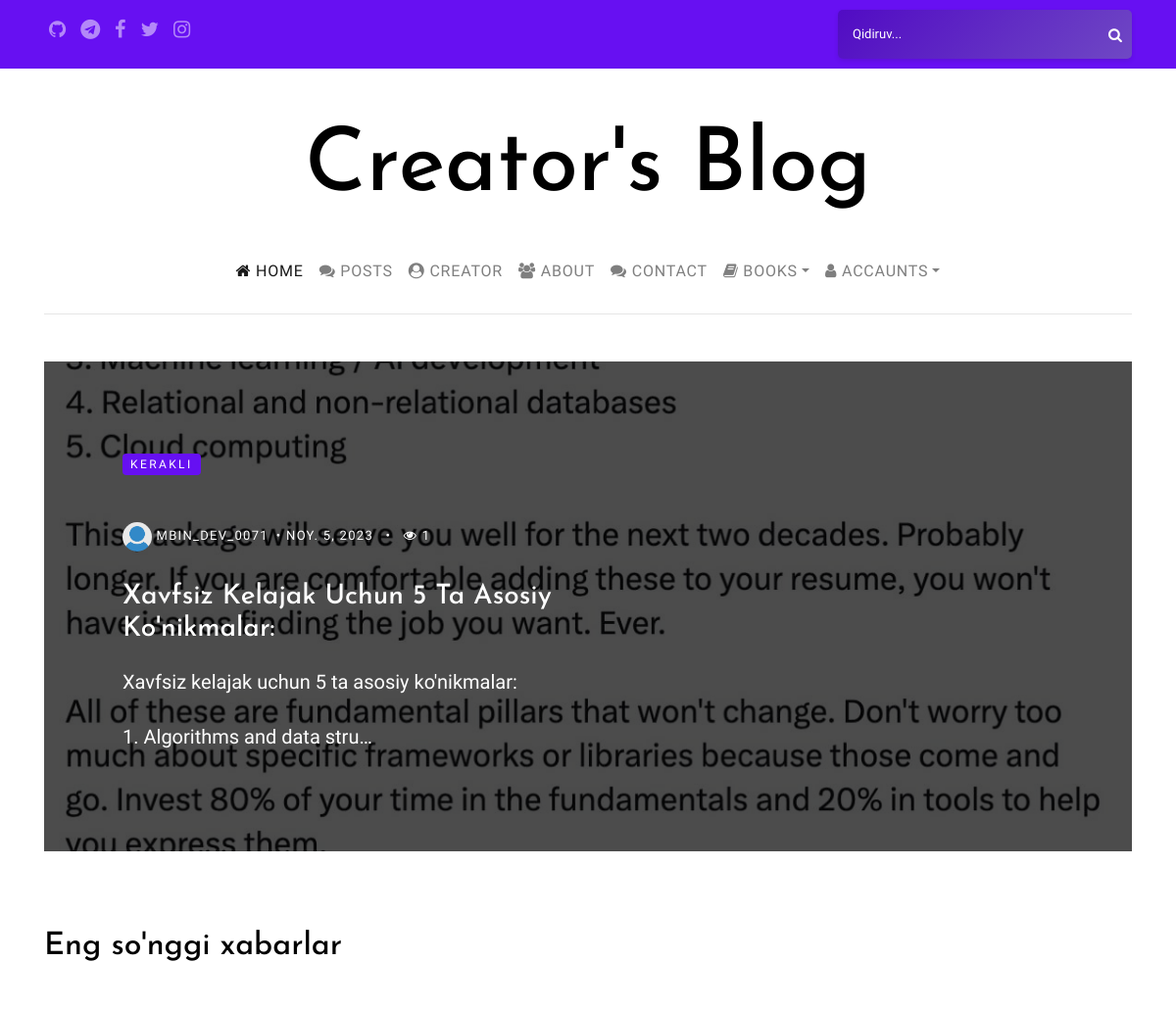
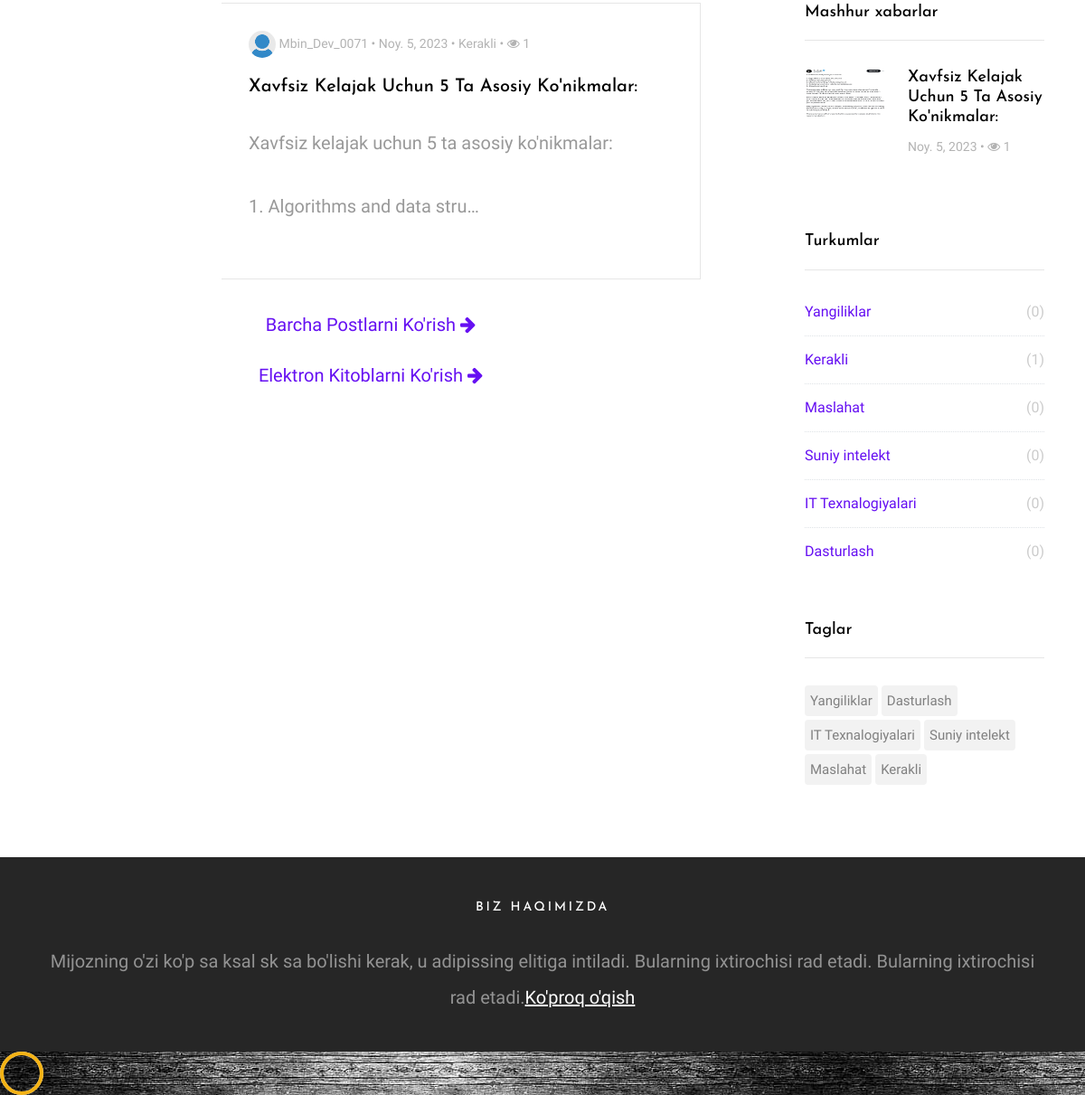
The page / on the database its author committed (2 pictures, top to bottom).
### posts/models.py (models this page shows, shortened)
class Post(models.Model):
    author = models.ForeignKey(settings.AUTH_USER_MODEL, on_delete=models.CASCADE)
    category = models.ForeignKey(Category, on_delete=models.CASCADE)
    tags = models.ManyToManyField(Tag, blank=True, verbose_name='Yorliqlar')
    views = models.ManyToManyField(HitCount, related_name='post_views', blank=True)
    title = models.CharField(max_length=75, verbose_name='Sarlavha')
    slug = models.SlugField(unique=True, help_text='Bu joyni qo`lda o`zgartirmaslik tavsiya etiladi.')
    image = models.ImageField(upload_to='posts/%Y/%m/%d/', verbose_name='Rasm')
    content = RichTextField(verbose_name='Tarkib')
    created = models.DateTimeField(auto_now_add=True, verbose_name='Yaratilgan sana')
    available = models.BooleanField(default=True, verbose_name='Faol passiv')
    def getHitCount(self):
        return self.views.count()
    class Meta:
        ordering = ['-created']

class Category(models.Model):
    name = models.CharField(max_length=50, verbose_name='Kategoriya nomi')
    slug = models.SlugField(unique=True, help_text="Bu joyni qo'lda o'zgartirmaslik tavsiya etiladi.")
    def __str__(self):
        return self.name

class Tag(models.Model):
    name = models.CharField(max_length=50, verbose_name='Yorliq nomi')
    slug = models.SlugField(unique=True, help_text="Bu joyni qo'lda o'zgartirmaslik tavsiya etiladi.")
    def __str__(self):
        return self.name

### users/models.py (models this page shows, shortened)
class UserDetail(models.Model):
    user = models.OneToOneField(User, on_delete=models.CASCADE)
    title = models.CharField(blank=True, null=True, max_length=50, verbose_name='Ünvan')
    description = models.CharField(blank=True, null=True, max_length=250, verbose_name='Açıklama')
    image = models.ImageField(blank=True, null=True, upload_to='users/', default='def_user.png', verbose_name='Görsel')

### pages/views.py (the view)
# urls.py: path('', views.LatestPostListView.as_view(), name='index'),
class LatestPostListView(ListView):
    model = Post
    template_name = 'index.html'
    context_object_name = 'latestposts'
    queryset = Post.objects.filter(available=True).order_by('-created')[:6]  # Get last 6 posts
    def get_context_data(self, **kwargs):
        context = super().get_context_data(**kwargs)
        post_count = Post.objects.filter(available=True).count()
        if post_count >= 3:
            items = list(Post.objects.filter(available=True))
            random_items = random.sample(items, 3)
            context['randomposts'] = random_items
        else:
            context['randomposts'] = Post.objects.filter(available=True)
        context['popularposts'] = Post.objects.filter(available=True).annotate(viewyek=Count('views')).order_by('-viewyek')[:3]  # Get popular 3 posts
        context['categories'] = Category.objects.all()
        context['tags'] = Tag.objects.all()
        return context

### templates/index.html (shortened to what this page needs)
{% extends 'partials/_base.html' %} {% load static %} {% block content %}
<section class="site-section pt-5 pb-5">
    <div class="container">
        <div class="row">
            <div class="col-md-12">
                <div class="owl-carousel owl-theme home-slider">
                    {% for randompost in randomposts %}
                    <div>
                        <a href="{% url 'posts:postDetail' randompost.category.slug randompost.id randompost.slug %}" class="a-block d-flex align-items-center height-lg" style="background-image: url({{ randompost.image.url }});">
                            <div class="text half-to-full">
                                <span class="category mb-5">{{ randompost.category.name }}</span>
                                <div class="post-meta">
                                    <span class="author mr-2"><img src="{{ randompost.author.userdetail.image.url }}" alt="Colorlib"> {{ randompost.author.username }}</span>&bullet;
                                    <span class="mr-2">{{ randompost.created | date }} </span> &bullet;
                                    <span class="ml-2"><span class="fa fa-eye"></span> {{ randompost.getHitCount }}</span>
                                </div>
                                <h3>{{ randompost.title | title }}</h3>
                                <p>{{ randompost.content | safe | linebreaks | truncatechars:100 }}</p>
                            </div>
                        </a>
                    </div>
                    {% endfor %}
                </div>
            </div>
        </div>
    </div>
</section>
<section class="site-section pt-0 pb-3">
    <div class="container">
        <div class="row mb-4">
            <div class="col-md-6">
                <h2 class="mb-4">Eng so'nggi xabarlar</h2>
            </div>
        </div>
        <div class="row blog-entries">
            <div class="col-md-12 col-lg-8 main-content">
                <div class="row mb-5">
                    <div class="col-md-12">
                        {% if latestposts %} {% for latestpost in latestposts %}
                        <div class="post-entry-horzontal ">
                            <a style="width: 100%" href="{% url 'posts:postDetail' latestpost.category.slug latestpost.id latestpost.slug %}">
                                <span class="text spanyek">
                                    <div class="post-meta ">
                                        <span class="author"><img src="{{ latestpost.author.userdetail.image.url }}" alt="Colorlib"> {{ latestpost.author.username | title }} &bullet; </span>
                                <span>{{ latestpost.created | date }} &bullet;</span>
                                <span class="catyek">{{ latestpost.category.name }} &bullet;</span>
                                <span><span class="fa fa-eye"></span> {{ latestpost.getHitCount }}</span>
                        </div>
                        <h2>{{ latestpost.title | title}}</h2>
                        <p class="mb-0">{{ latestpost.content|safe|linebreaks|truncatechars:100 }}</p>
                        </span>
                        </a>
                    </div>
                    {% endfor %} {% else %}
                    <div class="alert alert-primary" role="alert">
                        Ro'yxatga olinadigan maqola topilmadi!
                    </div>
                    {% endif %}
                    <div class="row mb-3">
                        <div class="col-md-12 text-center text-capitalize" style="height:40px">
                            <a onmouseover='$(this).addClass("btn btn-sm btn-primary")' onmouseout='$(this).removeClass("btn btn-sm btn-primary")' href="{% url 'posts:posts' %}"> Barcha postlarni ko'rish <i class="fa fa-arrow-right"></i></a>
                        </div>
                    </div>
                    <div class="row mb-3">
                        <div class="col-md-12 text-center text-capitalize" style="height:40px">
                            <a onmouseover='$(this).addClass("btn btn-sm btn-primary")' onmouseout='$(this).removeClass("btn btn-sm btn-primary")' href="{% url 'blog-home' %}"> Elektron kitoblarni ko'rish <i class="fa fa-arrow-right"></i></a>
                        </div>
                    </div>
                </div>
            </div>
        </div>
        {% endblock %}

### templates/partials/_sidebar.html
{% load static %}
<div class="col-md-12 col-lg-4 sidebar">
    {% if popularposts %}
        <div class="sidebar-box">
            <h3 class="heading">Mashhur xabarlar</h3>
            <div class="post-entry-sidebar">
                <ul>
                    {% for popularpost in popularposts %}
                        <li>
                            <a href="{% url 'posts:postDetail' popularpost.category.slug popularpost.id popularpost.slug %}">
                                <img style="height: 55px" src="{{ popularpost.image.url }}" alt="popularpost img" class="mr-4">
                                <div class="text">
                                    <h4>{{ popularpost.title | title }}</h4>
                                    <div class="post-meta">
                                        <span>{{ popularpost.created | date }} &bullet;</span>
                                        <span><span class="fa fa-eye"></span> {{ popularpost.getHitCount }}</span>
                                    </div>
                                </div>
                            </a>
                        </li>
                    {% endfor %}
                </ul>
            </div>
        </div>
    {% endif %}
    {% if categories %}
        <div class="sidebar-box">
            <h3 class="heading">Turkumlar</h3>
            <ul class="categories">
                {% for category in categories %}
                    <li><a href="{% url 'posts:posts_by_category' category.slug %}">{{ category }} <span>({{ category.post_set.count }})</span></a></li>
                {% endfor %}
            </ul>
        </div>
    {% endif %}
    {% if tags %}
        <div class="sidebar-box">
            <h3 class="heading">Taglar</h3>
            <ul class="tags">
                {% for tag in tags %}
                    <li><a href="{% url 'posts:posts_by_tag' tag.slug %}">{{ tag }}</a></li>
                {% endfor %}
            </ul>
        </div>
    {% endif %}
</div>
</div>
</div>
</section>

### static/css/style.css (style rules this page uses)
body { background: #000000 url("../images/2.jpg") repeat; font-family: "Inconsolata", SFMono-Regular, Menlo, Monaco, Consolas, "Liberation Mono", "Courier New", monospace; font-weight: 320; font-size: 20px; line-height: 2; color: #6c757d; }
a { -webkit-transition: .3s all ease; -o-transition: .3s all ease; transition: .3s all ease; text-decoration: none; }
h1, h2, h3, h4, h5 { color: #000; font-family: "Josefin Sans", -apple-system, BlinkMacSystemFont, "Segoe UI", Roboto, "Helvetica Neue", Arial, sans-serif, "Apple Color Emoji", "Segoe UI Emoji", "Segoe UI Symbol", "Noto Color Emoji"; }
.category { display: inline-block; background: #6610f2; padding: 2px 8px; line-height: 1.5; font-size: 12px; border-radius: 4px; text-transform: uppercase; color: #fff !important; margin-right: 10px; letter-spacing: .2em; }
.a-block { display: block; background-size: cover; background-position: center center; padding: 30px 80px; position: relative; margin-bottom: 30px; height: 300px; }
.a-block.height-lg { height: 500px; }
.a-block:before { background: #000; position: absolute; content: ""; z-index: 1; opacity: .7; -webkit-transition: .3s all ease; -o-transition: .3s all ease; transition: .3s all ease; top: 0; left: 0; right: 0; bottom: 0; }
.a-block .text { position: relative; z-index: 2; max-width: 100%; }
.a-block .text.half-to-full { max-width: 50%; }
.a-block .text .post-meta { color: #fff; text-transform: uppercase; letter-spacing: .1em; font-size: 13px; margin-bottom: 30px; }
.a-block .text .post-meta .author img { width: 30px; border-radius: 50%; display: inline-block; }
.a-block .text h3 { color: #fff; border: 1px solidi red; }
.a-block .text p { color: #fff; }
.site-section { padding: 7em 0; }
.blog-entries .post-meta { margin-bottom: 20px; font-size: 14px; color: #b3b3b3; }
.blog-entries .post-meta .author img { width: 30px; border-radius: 50%; display: inline-block; }
.owl-carousel.home-slider { z-index: 1; position: relative; }
.sidebar { padding-left: 5em; }
.sidebar-box { margin-bottom: 4em; font-size: 15px; width: 100%; float: left; background: #fff; }
.sidebar-box *:last-child { margin-bottom: 0; }
.sidebar-box .heading { font-size: 18px; margin-bottom: 30px; padding-bottom: 20px; border-bottom: 1px solid #e6e6e6; }
.tags { padding: 0; margin: 0; font-weight: 400; }
.tags li { padding: 0; margin: 0 4px 4px 0; float: left; display: inline-block; }
.tags li a { float: left; display: block; border-radius: 4px; padding: 2px 6px; color: gray; background: #f2f2f2; }
.categories, .sidelink { padding: 0; margin: 0; font-weight: 400; }
.categories li, .sidelink li { padding: 0; margin: 0; position: relative; margin-bottom: 10px; padding-bottom: 10px; border-bottom: 1px dotted #dee2e6; list-style: none; }
.categories li:last-child, .sidelink li:last-child { margin-bottom: 0; border-bottom: none; padding-bottom: 0; }
.categories li a, .sidelink li a { display: block; font-size: 16px; }
.categories li a span, .sidelink li a span { position: absolute; right: 0; top: 0; color: #ccc; -webkit-transition: .3s all ease; -o-transition: .3s all ease; transition: .3s all ease; }
.heading { color: #000; }
.post-entry-horzontal { margin-bottom: 30px; }
.post-entry-horzontal a { overflow: hidden; display: table; position: relative; top: 0; -webkit-transition: .1s all ease; -o-transition: .1s all ease; transition: .1s all ease; }
.post-entry-horzontal a .image, .post-entry-horzontal a .text { display: table-cell; vertical-align: middle; }
.post-entry-horzontal a .text { padding: 30px; width: calc(100 - 200px); border: 1px solid #e6e6e6; border-left: none; }
.post-entry-horzontal a .text h2 { font-size: 20px; }
.post-entry-horzontal a .text p { color: #999999; margin-bottom: 30px; }
.post-entry-sidebar .post-meta { font-size: 14px; color: #b3b3b3; }
.post-entry-sidebar ul { padding: 0; margin: 0; }
.post-entry-sidebar ul li { list-style: none; padding: 0 0 20px 0; margin: 0 0 20px 0; }
.post-entry-sidebar ul li a { display: table; }
.post-entry-sidebar ul li a img { width: 90px; }
.post-entry-sidebar ul li a img, .post-entry-sidebar ul li a .text { display: table-cell; vertical-align: middle; }
.post-entry-sidebar ul li a .text h4 { font-size: 18px; }

### rows shown on the page
Post: image (picture), category.name "KERAKLI", author.userdetail.image (picture), author.username "MBIN_DEV_0071", created "NOY. 5, 2023", getHitCount "1", title "Xavfsiz Kelajak Uchun 5 Ta Asosiy Ko'nikmalar:", content "Xavfsiz kelajak uchun 5 ta asosiy ko'nikmalar: 1. Algorithms and data stru…", author.username "Mbin_Dev_0071", created "Noy. 5, 2023", category.name "Kerakli"
Category: name "Yangiliklar", post_set.count "0"
Category: name "Kerakli", post_set.count "1"
Category: name "Maslahat", post_set.count "0"
Category: name "Suniy intelekt", post_set.count "0"
Category: name "IT Texnalogiyalari", post_set.count "0"
Category: name "Dasturlash", post_set.count "0"
Tag: name "Yangiliklar"
Tag: name "Dasturlash"
Tag: name "IT Texnalogiyalari"
Tag: name "Suniy intelekt"
Tag: name "Maslahat"
Tag: name "Kerakli"
